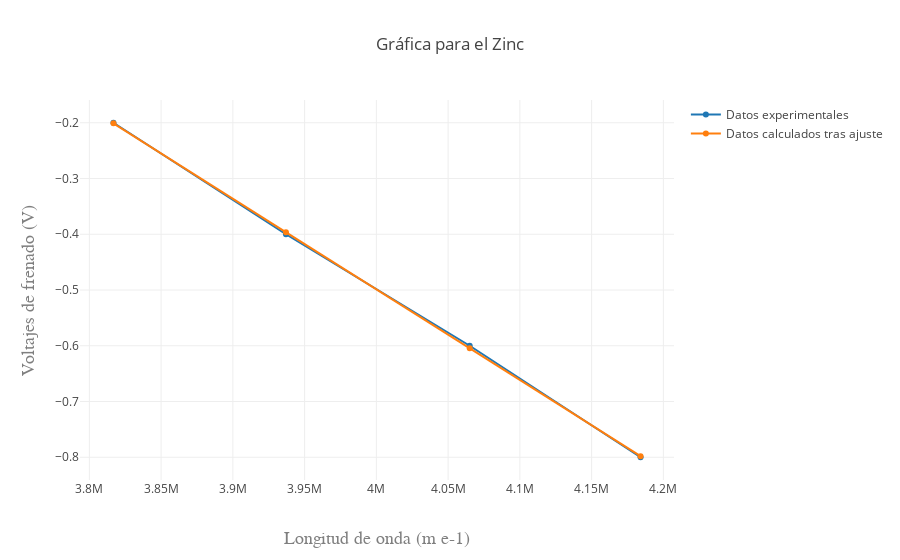

Notebook code for this chart:
### Code cell
datos_zinc = [ 
  { x: inversa_de_longitudes_de_onda_zinc, y: voltajes_medidos_zinc, name: 'Datos experimentales' },  
  { x: inversa_de_longitudes_de_onda_zinc, y: voltajes_de_frenado_calculados_zinc, name: 'Datos calculados tras ajuste' } 
]; 
var layout_zinc = { 
  title: 'Gráfica para el Zinc', 
  xaxis: { title: 'Longitud de onda (m e-1)', 
    titlefont: { family: 'Courier New, monospace', size: 18, color: '#7f7f7f' } 
  }, 
  yaxis: { 
    title: 'Voltajes de frenado (V)', titlefont: { 
      family: 'Courier New, monospace', size: 18, color: '#7f7f7f' } 
  } 
}; 
Plotly(datos_zinc, layout_zinc);

### Figure 1 — Plotly figure (JSON) as saved in the notebook; plotly's stock layout.template omitted (floating-point values rounded to 4 significant figures)
{"data": [{"x": [3817000.0, 3937000.0, 4065000.0, 4184000.0], "y": [-0.2, -0.4, -0.6, -0.8], "name": "Datos experimentales"}, {"x": [3817000.0, 3937000.0, 4065000.0, 4184000.0], "y": [-0.201, -0.3964, -0.6045, -0.7981], "name": "Datos calculados tras ajuste"}], "layout": {"title": "Gráfica para el Zinc", "xaxis": {"title": "Longitud de onda (m e-1)", "titlefont": {"family": "Courier New, monospace", "size": 18, "color": "#7f7f7f"}}, "yaxis": {"title": "Voltajes de frenado (V)", "titlefont": {"family": "Courier New, monospace", "size": 18, "color": "#7f7f7f"}}}}
